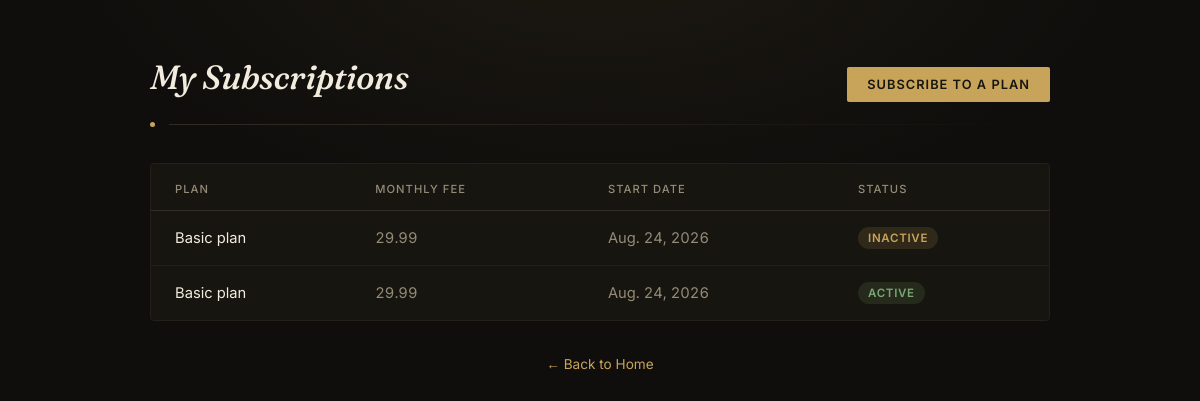
Page /subscriptions/ (signed in) on the committed database.
### app/models.py (models this page shows, shortened)
class Subscription(models.Model):
    Buyer = models.ForeignKey(User, on_delete=models.CASCADE,related_name='subscriptions', limit_choices_to={'type': 'user'})
    Plan = models.ForeignKey(Plan, on_delete=models.CASCADE,related_name='subscriptions')
    start_date = models.DateField(auto_now_add=True)
    status = models.CharField(max_length=50, choices=[('active', 'Active'), ('inactive', 'Inactive')], default='active')

class Plan(models.Model):
    name = models.CharField(max_length=100)
    monthly_fee = models.DecimalField(max_digits=10, decimal_places=2)
    features = models.ManyToManyField('Feature')

### app/views.py (the view)
@login_required
def subscription_list(request):
    subscriptions = Subscription.objects.filter(
        Buyer = request.user
    )
    return render(request, "subscription_list.html", {"subscriptions": subscriptions})

### app/templates/subscription_list.html (shortened to what this page needs)
<!DOCTYPE html>
<html lang="en">
<head>
</head>
<body>
  <div class="panel">
    <div class="top-row">
      <h1>My Subscriptions</h1>
      <a class="btn-create" href="{% url 'create_subscription' %}">Subscribe to a Plan</a>
    </div>
    <div class="mark">
      <span class="dot"></span>
      <span class="line"></span>
    </div>
    {% if subscriptions %}
        <div class="table-card">
            <table>
                <thead>
                    <tr>
                        <th>Plan</th>
                        <th>Monthly Fee</th>
                        <th>Start Date</th>
                        <th>Status</th>
                    </tr>
                </thead>
                <tbody>
                    {% for subscription in subscriptions %}
                        <tr>
                            <td data-label="Plan">{{ subscription.Plan.name }}</td>
                            <td data-label="Monthly Fee">{{ subscription.Plan.monthly_fee }}</td>
                            <td data-label="Start Date">{{ subscription.start_date }}</td>
                            <td data-label="Status">
                                <span class="status" data-status="{{ subscription.status|lower }}">{{ subscription.status }}</span>
                            </td>
                        </tr>
                    {% endfor %}
                </tbody>
            </table>
        </div>
    {% else %}
        <div class="empty-state">
            <p>You have no subscriptions yet.</p>
        </div>
    {% endif %}
    <p class="foot">
      <a href="{% url 'home' %}">← Back to Home</a>
    </p>
  </div>
</body>
</html>

### app/templates/subscription_list.html (style rules this page uses)
:root { --bg: #0f0e0c; --surface: #17150f; --border: #322d24; --border-soft: #241f18; --text: #f2ecdf; --text-dim: #948b78; --accent: #c8a45b; --accent-soft: rgba(200,164,91,0.14); }
* { box-sizing: border-box; }
body { margin:0; min-height:100vh; background: radial-gradient(ellipse 900px 500px at 50% -10%, rgba(200,164,91,0.08), transparent 60%), var(--bg); color: var(--text); font-family: 'Inter', sans-serif; padding: 56px 24px; }
.panel { width:100%; max-width: 900px; margin: 0 auto; }
.top-row { display:flex; align-items:baseline; justify-content:space-between; flex-wrap: wrap; gap: 16px; margin-bottom: 8px; opacity:0; animation: fadeUp 0.7s ease 0.1s forwards; }
h1 { font-family:'Fraunces', serif; font-weight:500; font-style:italic; font-size: 2.1rem; margin: 0; letter-spacing: -0.01em; }
.btn-create { display:inline-block; background: var(--accent); color: #17150f; text-decoration:none; padding: 10px 20px; font-size: 0.8rem; font-weight: 600; text-transform: uppercase; letter-spacing: 0.08em; border-radius: 2px; transition: background 0.25s ease, transform 0.15s ease; }
.mark { display:flex; align-items:center; gap:14px; margin: 20px 0 36px; opacity:0; animation: fadeIn 0.7s ease 0.15s forwards; }
.mark .line { height:1px; flex:1; background: linear-gradient(90deg, var(--border), transparent); }
.mark .dot { width:5px; height:5px; border-radius:50%; background: var(--accent); flex-shrink:0; }
.table-card { background: var(--surface); border: 1px solid var(--border-soft); border-radius: 4px; overflow: hidden; opacity:0; animation: fadeUp 0.7s ease 0.25s forwards; }
table { width: 100%; border-collapse: collapse; font-size: 0.92rem; }
thead th { text-align: left; font-size: 0.7rem; text-transform: uppercase; letter-spacing: 0.09em; color: var(--text-dim); font-weight: 500; padding: 18px 24px 14px; border-bottom: 1px solid var(--border); }
tbody td { padding: 16px 24px; border-bottom: 1px solid var(--border-soft); color: var(--text); }
tbody tr:last-child td { border-bottom: none; }
tbody tr { transition: background 0.2s ease; }
tbody td:nth-child(2), tbody td:nth-child(3) { font-variant-numeric: tabular-nums; color: var(--text-dim); }
.status { display:inline-block; font-size: 0.72rem; text-transform: uppercase; letter-spacing: 0.06em; font-weight: 600; padding: 4px 10px; border-radius: 12px; }
.status { background: var(--accent-soft); color: var(--accent); }
.status[data-status="active"] { background: rgba(122,168,116,0.14); color: #7aa874; }
.foot { text-align:center; margin-top: 32px; opacity:0; animation: fadeUp 0.7s ease 0.4s forwards; }
.foot a { color: var(--accent); text-decoration: none; font-size: 0.85rem; border-bottom: 1px solid transparent; transition: border-color 0.25s ease; }

### rows in the picture
Subscription: Plan.name "Basic plan", Plan.monthly_fee "29.99", start_date "Aug. 24, 2026", status "INACTIVE"
Subscription: Plan.name "Basic plan", Plan.monthly_fee "29.99", start_date "Aug. 24, 2026", status "ACTIVE"
